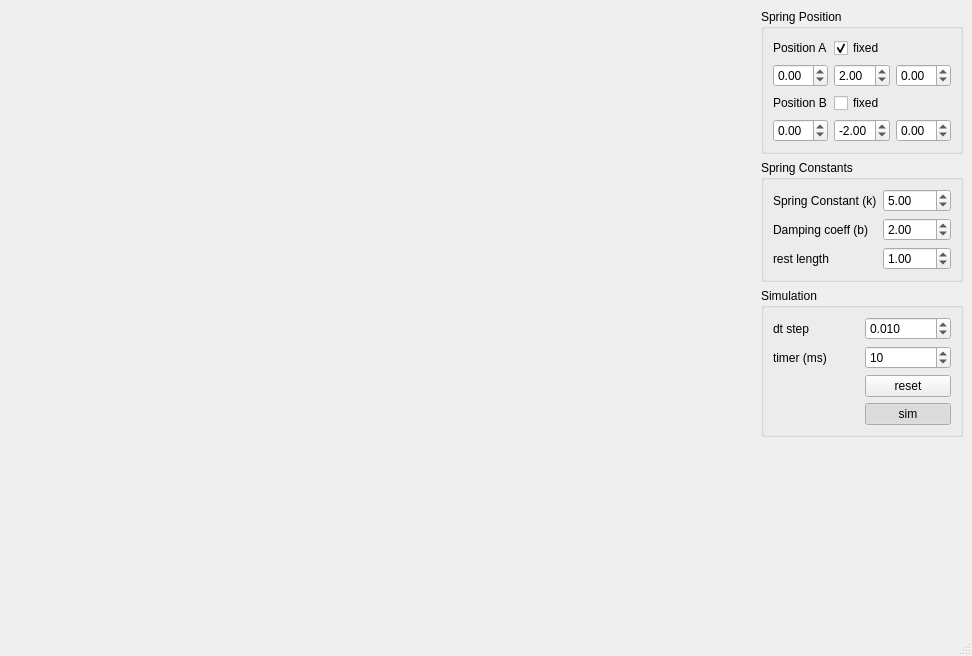
<?xml version="1.0" encoding="UTF-8"?>
<ui version="4.0">
 <class>MainWindow</class>
 <widget class="QMainWindow" name="MainWindow">
  <property name="geometry">
   <rect>
    <x>0</x>
    <y>0</y>
    <width>972</width>
    <height>656</height>
   </rect>
  </property>
  <property name="windowTitle">
   <string>Spring using RK4 Integration</string>
  </property>
  <widget class="QWidget" name="centralwidget">
   <layout class="QGridLayout" name="s_mainWindowGridLayout">
    <item row="0" column="0">
     <spacer name="horizontalSpacer">
      <property name="orientation">
       <enum>Qt::Horizontal</enum>
      </property>
      <property name="sizeHint" stdset="0">
       <size>
        <width>40</width>
        <height>20</height>
       </size>
      </property>
     </spacer>
    </item>
    <item row="1" column="1">
     <widget class="QGroupBox" name="groupBox">
      <property name="title">
       <string>Spring Constants</string>
      </property>
      <layout class="QGridLayout" name="gridLayout_3">
       <item row="0" column="0">
        <widget class="QLabel" name="label_3">
         <property name="text">
          <string>Spring Constant (k)</string>
         </property>
        </widget>
       </item>
       <item row="0" column="1">
        <widget class="QDoubleSpinBox" name="m_k">
         <property name="minimum">
          <double>-200.000000000000000</double>
         </property>
         <property name="maximum">
          <double>200.000000000000000</double>
         </property>
         <property name="singleStep">
          <double>0.010000000000000</double>
         </property>
         <property name="value">
          <double>5.000000000000000</double>
         </property>
        </widget>
       </item>
       <item row="1" column="0">
        <widget class="QLabel" name="label_4">
         <property name="text">
          <string>Damping coeff (b)</string>
         </property>
        </widget>
       </item>
       <item row="1" column="1">
        <widget class="QDoubleSpinBox" name="m_b">
         <property name="minimum">
          <double>-200.000000000000000</double>
         </property>
         <property name="maximum">
          <double>200.000000000000000</double>
         </property>
         <property name="singleStep">
          <double>0.010000000000000</double>
         </property>
         <property name="value">
          <double>2.000000000000000</double>
         </property>
        </widget>
       </item>
       <item row="2" column="0">
        <widget class="QLabel" name="label_5">
         <property name="text">
          <string>rest length</string>
         </property>
        </widget>
       </item>
       <item row="2" column="1">
        <widget class="QDoubleSpinBox" name="m_length">
         <property name="minimum">
          <double>-10.000000000000000</double>
         </property>
         <property name="maximum">
          <double>10.000000000000000</double>
         </property>
         <property name="singleStep">
          <double>0.010000000000000</double>
         </property>
         <property name="value">
          <double>1.000000000000000</double>
         </property>
        </widget>
       </item>
      </layout>
     </widget>
    </item>
    <item row="0" column="1">
     <widget class="QGroupBox" name="s_transformGB">
      <property name="title">
       <string>Spring Position</string>
      </property>
      <layout class="QGridLayout" name="gridLayout">
       <item row="0" column="0">
        <widget class="QLabel" name="label">
         <property name="text">
          <string>Position A</string>
         </property>
        </widget>
       </item>
       <item row="1" column="0">
        <widget class="QDoubleSpinBox" name="m_aX">
         <property name="minimum">
          <double>-8.000000000000000</double>
         </property>
         <property name="maximum">
          <double>8.000000000000000</double>
         </property>
         <property name="singleStep">
          <double>0.010000000000000</double>
         </property>
         <property name="value">
          <double>0.000000000000000</double>
         </property>
        </widget>
       </item>
       <item row="1" column="1">
        <widget class="QDoubleSpinBox" name="m_aY">
         <property name="minimum">
          <double>-8.000000000000000</double>
         </property>
         <property name="maximum">
          <double>8.000000000000000</double>
         </property>
         <property name="singleStep">
          <double>0.010000000000000</double>
         </property>
         <property name="value">
          <double>2.000000000000000</double>
         </property>
        </widget>
       </item>
       <item row="1" column="2">
        <widget class="QDoubleSpinBox" name="m_aZ">
         <property name="minimum">
          <double>-8.000000000000000</double>
         </property>
         <property name="maximum">
          <double>8.000000000000000</double>
         </property>
         <property name="singleStep">
          <double>0.010000000000000</double>
         </property>
         <property name="value">
          <double>0.000000000000000</double>
         </property>
        </widget>
       </item>
       <item row="2" column="0">
        <widget class="QLabel" name="label_2">
         <property name="text">
          <string>Position B</string>
         </property>
        </widget>
       </item>
       <item row="3" column="0">
        <widget class="QDoubleSpinBox" name="m_bX">
         <property name="minimum">
          <double>-8.000000000000000</double>
         </property>
         <property name="maximum">
          <double>8.000000000000000</double>
         </property>
         <property name="singleStep">
          <double>0.010000000000000</double>
         </property>
         <property name="value">
          <double>0.000000000000000</double>
         </property>
        </widget>
       </item>
       <item row="3" column="1">
        <widget class="QDoubleSpinBox" name="m_bY">
         <property name="minimum">
          <double>-8.000000000000000</double>
         </property>
         <property name="maximum">
          <double>8.000000000000000</double>
         </property>
         <property name="singleStep">
          <double>0.010000000000000</double>
         </property>
         <property name="value">
          <double>-2.000000000000000</double>
         </property>
        </widget>
       </item>
       <item row="3" column="2">
        <widget class="QDoubleSpinBox" name="m_bZ">
         <property name="minimum">
          <double>-8.000000000000000</double>
         </property>
         <property name="maximum">
          <double>8.000000000000000</double>
         </property>
         <property name="singleStep">
          <double>0.010000000000000</double>
         </property>
         <property name="value">
          <double>0.000000000000000</double>
         </property>
        </widget>
       </item>
       <item row="0" column="1">
        <widget class="QCheckBox" name="m_aFixed">
         <property name="text">
          <string>fixed</string>
         </property>
         <property name="checked">
          <bool>true</bool>
         </property>
        </widget>
       </item>
       <item row="2" column="1">
        <widget class="QCheckBox" name="m_bFixed">
         <property name="text">
          <string>fixed</string>
         </property>
        </widget>
       </item>
      </layout>
     </widget>
    </item>
    <item row="3" column="1">
     <spacer name="verticalSpacer">
      <property name="orientation">
       <enum>Qt::Vertical</enum>
      </property>
      <property name="sizeHint" stdset="0">
       <size>
        <width>20</width>
        <height>40</height>
       </size>
      </property>
     </spacer>
    </item>
    <item row="2" column="1">
     <widget class="QGroupBox" name="groupBox_2">
      <property name="title">
       <string>Simulation</string>
      </property>
      <layout class="QGridLayout" name="gridLayout_2">
       <item row="0" column="0">
        <widget class="QLabel" name="label_6">
         <property name="text">
          <string>dt step</string>
         </property>
        </widget>
       </item>
       <item row="0" column="1">
        <widget class="QDoubleSpinBox" name="m_dt">
         <property name="decimals">
          <number>3</number>
         </property>
         <property name="minimum">
          <double>0.001000000000000</double>
         </property>
         <property name="maximum">
          <double>4.000000000000000</double>
         </property>
         <property name="singleStep">
          <double>0.001000000000000</double>
         </property>
         <property name="value">
          <double>0.010000000000000</double>
         </property>
        </widget>
       </item>
       <item row="2" column="1">
        <widget class="QPushButton" name="m_reset">
         <property name="text">
          <string>reset</string>
         </property>
        </widget>
       </item>
       <item row="1" column="0">
        <widget class="QLabel" name="label_7">
         <property name="text">
          <string>timer (ms)</string>
         </property>
        </widget>
       </item>
       <item row="1" column="1">
        <widget class="QSpinBox" name="m_timerValue">
         <property name="maximum">
          <number>1000</number>
         </property>
         <property name="value">
          <number>10</number>
         </property>
        </widget>
       </item>
       <item row="3" column="1">
        <widget class="QPushButton" name="m_sim">
         <property name="text">
          <string>sim</string>
         </property>
         <property name="checkable">
          <bool>true</bool>
         </property>
         <property name="checked">
          <bool>true</bool>
         </property>
        </widget>
       </item>
      </layout>
     </widget>
    </item>
   </layout>
  </widget>
  <widget class="QMenuBar" name="menubar">
   <property name="geometry">
    <rect>
     <x>0</x>
     <y>0</y>
     <width>972</width>
     <height>22</height>
    </rect>
   </property>
  </widget>
  <widget class="QStatusBar" name="statusbar"/>
 </widget>
 <resources/>
 <connections/>
</ui>
